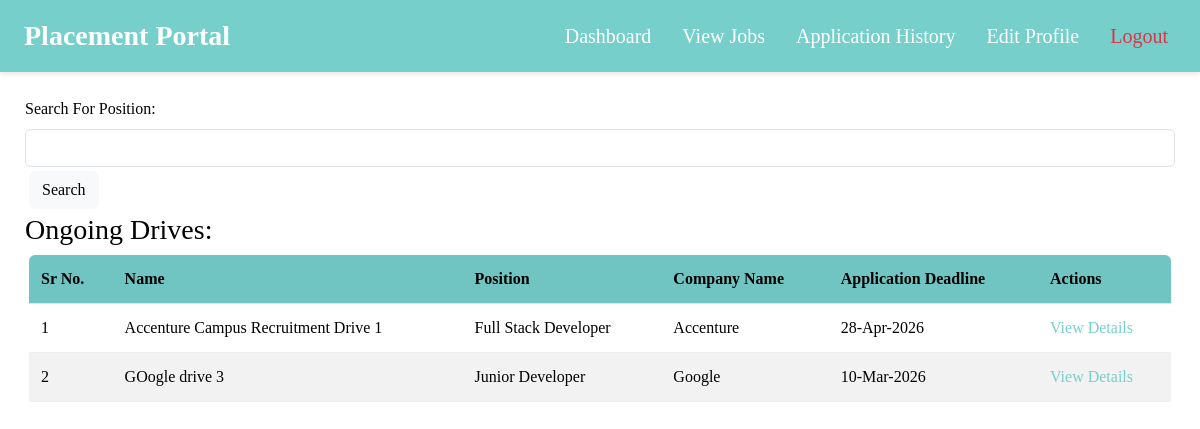
The app's page /student/1/viewJobs (signed in) with its own data.
### models.py (models this page shows)
class JobPosition(db.Model):
    __tablename__ = "jobpositions"
    jobId = db.Column(db.Integer, primary_key = True, autoincrement = True)
    companyId = db.Column(db.Integer, db.ForeignKey("companies.companyId"), nullable = False)
    driveName = db.Column(db.String, nullable = False)
    positionOpen= db.Column(db.String, nullable = False)
    description = db.Column(db.String, nullable = False)
    skillsRequired = db.Column(db.String, nullable = False)
    experienceRequired = db.Column(db.String, nullable = False)
    deadline = db.Column(db.DateTime, nullable = False)
    active = db.Column(db.Boolean, default = True, nullable = False)
    salary = db.Column(db.String, nullable = False)
    location = db.Column(db.String, nullable = False)
    company = db.relationship('Company', back_populates = "jobs")
    applications = db.relationship('Application', back_populates = 'job', lazy = True, cascade = "all, delete-orphan")

class Company(db.Model):
    __tablename__ = "companies"
    companyId = db.Column(db.Integer, autoincrement = True, primary_key = True)
    userId = db.Column(db.Integer, db.ForeignKey("users.userId"), nullable = False)
    companyName = db.Column(db.String, nullable = False)
    industry = db.Column(db.String, nullable = False)
    description = db.Column(db.String, nullable = False)
    companyEmail = db.Column(db.String,nullable = False)
    approved = db.Column(db.Boolean, default = False, nullable = False)
    jobs = db.relationship('JobPosition', back_populates = "company", lazy = True, cascade = "all, delete-orphan")
    user = db.relationship('User', back_populates = "company")

### app.py (the view)
@app.route('/student/<int:studentId>/viewJobs')
@role_required('Student')
def viewJobs(studentId):
    companyId = request.args.get('companyId')
    search = request.args.get('search')
    if search:
        drives = JobPosition.query.filter(
            Company.companyName.ilike(f'%{search}%') |
            JobPosition.positionOpen.ilike(f'%{search}%') |
            JobPosition.skillsRequired.ilike(f'%{search}%')).all()
    if companyId:
        drives = JobPosition.query.filter(JobPosition.active == True).filter_by(companyId = companyId).all()
    else:
        drives = JobPosition.query.join(Company).filter(Company.approved == True, JobPosition.active == True).all()
    company = Company.query.filter_by(companyId = companyId).first()
    viewDriveId = request.args.get('viewDriveId')
    selectedDrive = None
    if viewDriveId:
        selectedDrive = JobPosition.query.filter_by(jobId = viewDriveId).first()
    return render_template('./student/viewJobs.html',selectedDrive = selectedDrive, company = company,studentId =studentId, drives = drives)

### app.py (called while the page is built)
@loginManager.user_loader
def load_user(userId):
    return db.session.get(User, int(userId))

def role_required(role):
    def wrapper(func):
        @wraps(func)
        @login_required
        def decorated_function(*args, **kwargs):
            if current_user.role != role:
                abort(403)
            if current_user.active != True:
                flash("Waiting Admin Approval!", "danger")
            return func(*args,**kwargs)
        return decorated_function
    return wrapper

### templates/student/viewJobs.html (shortened to what this page needs)
<!DOCTYPE html>
<html>
    <head>
        <link href="https://cdn.jsdelivr.net/npm/bootstrap@5.3.3/dist/css/bootstrap.min.css" rel="stylesheet">
        <link rel="stylesheet" href="../../static/css/style.css">
    </head>
    <body>
        <nav class="navbar navbar-expand-lg px-4">
        <a class="navbar-brand" href="{{ url_for('showStudentDashboard', studentId = studentId ) }}">Placement Portal</a>
        <div class="collapse navbar-collapse">
            <ul class="navbar-nav ms-auto">
                <li class = "nav-item">
                    <a class = "nav-link" href = "{{ url_for('showStudentDashboard', studentId = studentId )}}">Dashboard</a>
                </li>
                <li class = "nav-item">
                    <a class = "nav-link" href = "{{ url_for('viewJobs', studentId = studentId) }}">View Jobs</a>
                </li>
                <li class = "nav-item">
                    <a class = "nav-link" href = "{{ url_for('viewHistory', studentId = studentId) }}">Application History</a>
                </li>
                <li class = "nav-item">
                    <a class = "nav-link" href = "{{ url_for('editProfile', studentId = studentId) }}">Edit Profile</a>
                </li>
                <li class = "nav-item">
                    <a class = "nav-link text-danger" href = "{{ url_for('logout') }}">Logout</a>
                </li>
            </ul>
        </div>
        </nav>
        <div class = "content">
        {% if company %}
        <h2> {{ company.companyName }}</h2>
        <h3>Overview</h3>
        <p>{{ company.description }}</p>
        <form method = "POST" action = "/student/{{ studentId }}/viewJobs">
            <label for = "search" class = "form-label">Search For Position: </label>
            <input type = "text" class = "form-control" name = "search">
                       <button class = "btn btn-light" type ="submit">Search</button>
        </form>
        <div class="table-container-student">
        <table class = "table table-striped">
            <tr>
            <th>Sr No.</th>
            <th>Name</th>
            <th>Application Deadline</th>
            <th>Actions</th>
            </tr>
        {% for drive in drives %}
        {% if drive.companyId == company.companyId %}
        <tr>
            <td>{{ loop.index }}</td>
            <td>{{drive.driveName}}</td>
            <td>{{ drive.deadline.strftime('%d-%b-%Y') }}</td>
            <td><a href = "{{ url_for('viewJobs', studentId = studentId, companyId = company.companyId ,viewDriveId = drive.jobId) }}">View</a></td>
        </tr>
        {% endif %}
        {% endfor %}
        </table>
        </div>
        {% else  %}
        <form method = "POST" action = "/student/{{ studentId }}/viewJobs">
            <label for = "search" class = "form-label">Search For Position: </label>
            <input type = "text" class = "form-control" name = "search">
            <button class = "btn btn-light" type ="submit">Search</button>
        </form>
        <h3>Ongoing Drives:</h3>
        <div class="table-container">
        <table class = "table table-striped">
            <tr>
                <th>Sr No.</th>
                <th>Name</th>
                <th>Position</th>
                <th>Company Name</th>
                <th>Application Deadline</th>
                <th>Actions</th>
            </tr>
        {% for drive in drives %}
        <tr>
            <td>{{ loop.index }}</td>
            <td>{{ drive.driveName}}</td>
            <td>{{ drive.positionOpen }}</td>
            <td>{{ drive.company.companyName }}</td>
            <td> {{ drive.deadline.strftime('%d-%b-%Y') }}</td>
            <td><a href = "{{ url_for('viewJobs', studentId = studentId, viewDriveId = drive.jobId) }}">View Details</a></td>
        </tr>
        {% endfor %}
        </table>
        </div>
        {% endif %}
        </div>
    </body>
</html>

### static/css/style.css (style rules this page uses)
body { font-family:'Times New Roman', Times, serif; background-image: url('../images/background.png'); background-size: cover; background-position: center; background-attachment: fixed; color: #000000; }
.navbar { position: sticky; top: 0; z-index: 1030; box-shadow: 0 2px 6px rgba(0, 0, 0, 0.1); background-color: #76cfcb; padding: 10px 20px; }
.navbar-brand { color: white; font-weight: bold; font-size: 28px; }
.nav-link { color: #ffffff; margin-left: 15px; font-size: 20px; }
.content { margin: 25px; }
.table-container { max-height: 350px; overflow-y: auto; border-radius: 6px; margin: 4px; }
.table th { background-color: #76cfcb; color: rgb(0, 0, 0); font-weight: 600; padding: 12px; text-align: left; top: 0; position: sticky; z-index: 1000; }
.table td { padding: 12px; border-bottom: 1px solid #eee; }
.table a { color: #76cfcb; text-decoration: none; font-weight: 500; }
form button { padding: 2px; margin: 4px; }

### records on screen
JobPosition: driveName "Accenture Campus Recruitment Drive 1", positionOpen "Full Stack Developer", company.companyName "Accenture", deadline "28-Apr-2026"
JobPosition: driveName "GOogle drive 3", positionOpen "Junior Developer", company.companyName "Google", deadline "10-Mar-2026"
